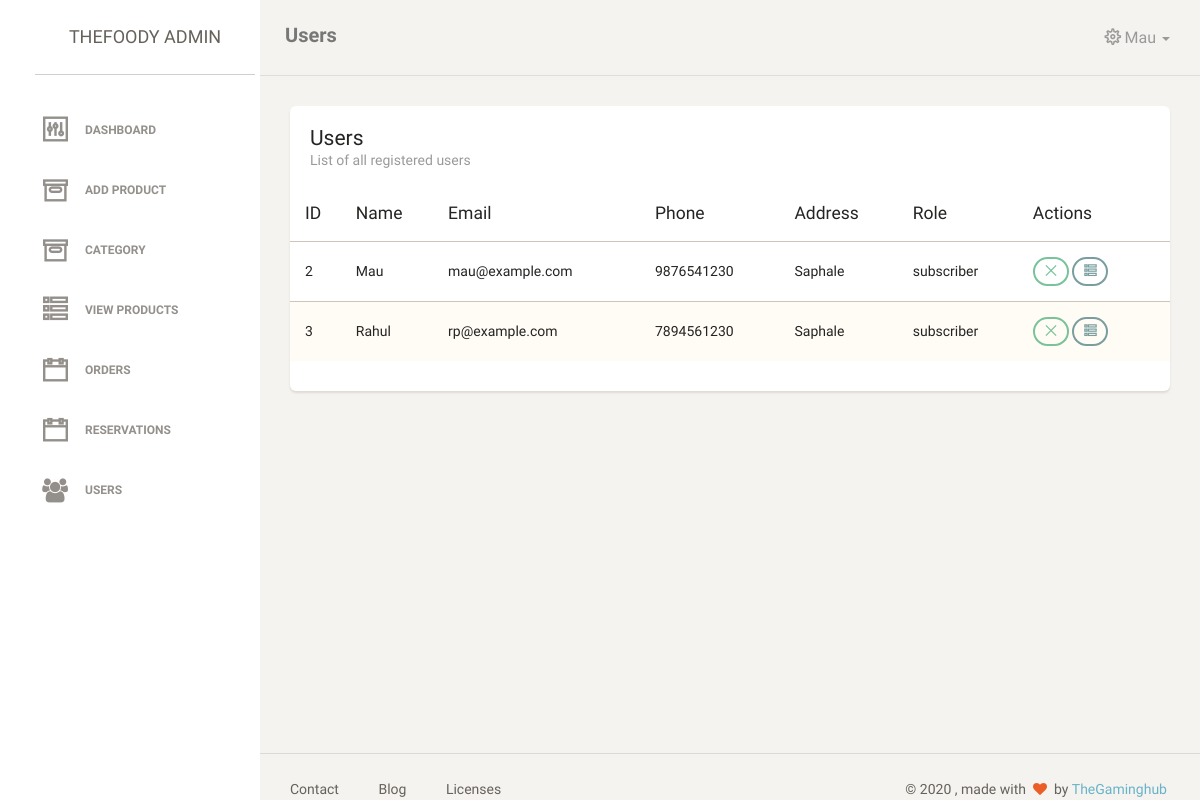
Screenshot of /admin/users.php (signed in) with the database file from the repository.
### tables this page shows
CREATE TABLE `users` (
  `id` int(11) NOT NULL,
  `name` varchar(255) NOT NULL,
  `email` varchar(255) NOT NULL,
  `password` varchar(255) NOT NULL,
  `phone` varchar(11) NOT NULL,
  `city` varchar(255) NOT NULL,
  `address` varchar(255) NOT NULL,
  `date` date NOT NULL,
  `user_role` enum('admin','subscriber') NOT NULL
);

### admin/users.php (the view, shortened to what this page needs)
<?php
require("../includes/common.php");
?>
<!doctype html>
<html lang="en">
<head>
    <?php include("includes/header.php") ?>
</head>
<body>
<div class="wrapper">
<?php include("includes/sidebar.php") ?>
    <div class="main-panel">
        <nav class="navbar navbar-default">
            <div class="container-fluid">
                <div class="navbar-header">
                    <a class="navbar-brand" href="#">Users</a>
                </div>
                <?php include("includes/nav.php") ?>
            </div>
        </nav>
        <div class="content">
            <div class="container-fluid">
                <div class="row">
                    <div class="col-md-12">
                        <div class="card">
                            <div class="header">
                                <h4 class="title">Users</h4>
                                <p class="category">List of all registered users</p>
                            </div>
                            <div class="content table-responsive table-full-width">
                                <table class="table table-striped">
                                    <thead>
                                    <tr>
                                        <th>ID</th>
                                        <th>Name</th>
                                        <th>Email</th>
                                        <th>Phone</th>
                                        <th>Address</th>
                                        <th>Role</th>
                                        <th>Actions</th>
                                    </tr>
                                    </thead>
                                    <tbody>
                                    <?php
                                    $query = "SELECT *  FROM  users where user_role='subscriber' ";
                                    $select_users = mysqli_query($con,$query);
                                    while($row = mysqli_fetch_assoc($select_users)) {
                                        $user_id = $row['id'];
                                        $user_name = $row['name'];
                                        $user_email = $row['email'];
                                        $user_phoneno = $row['phone'];
                                        $user_address = $row['address'];
                                        $user_role = $row['user_role'];
                                    ?>
                                    <tr>
                                        <td><?php echo $user_id ?></td>
                                        <td><?php echo $user_name ?></td>
                                        <td><?php echo $user_email ?></td>
                                        <td><?php echo $user_phoneno ?></td>
                                        <td><?php echo $user_address ?></td>
                                        <td><?php echo $user_role ?></td>
                                        <td>
                                            <button class="btn btn-sm btn-success ti-close" title="Block User"></button>
                                            <button class="btn btn-sm btn-primary ti-view-list-alt"
                                                    title="Details"></button>
                                        </td>
                                    </tr>
                                     <?php } ?>
                                    </tbody>
                                </table>
                            </div>
                        </div>
                    </div>
                </div>
            </div>
        </div>
<?php include("includes/footer.php") ?>
</div>
</div>
</body>
</html>

### rows the page displays
users: id "2", name "Mau", email "mau@example.com", phone "9876541230", address "Saphale", user_role "subscriber"
users: id "3", name "Rahul", email "rp@example.com", phone "7894561230", address "Saphale", user_role "subscriber"

### other values shown
$_SESSION['name'] "Mau"
